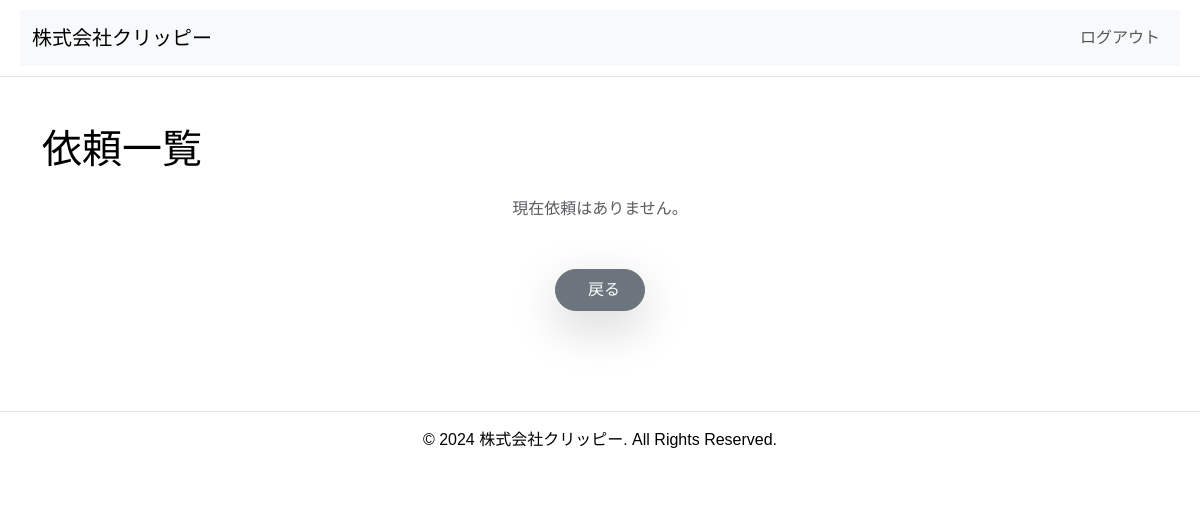
Page /adminaccounts/adminrequestconfirmation on the earlier database version.
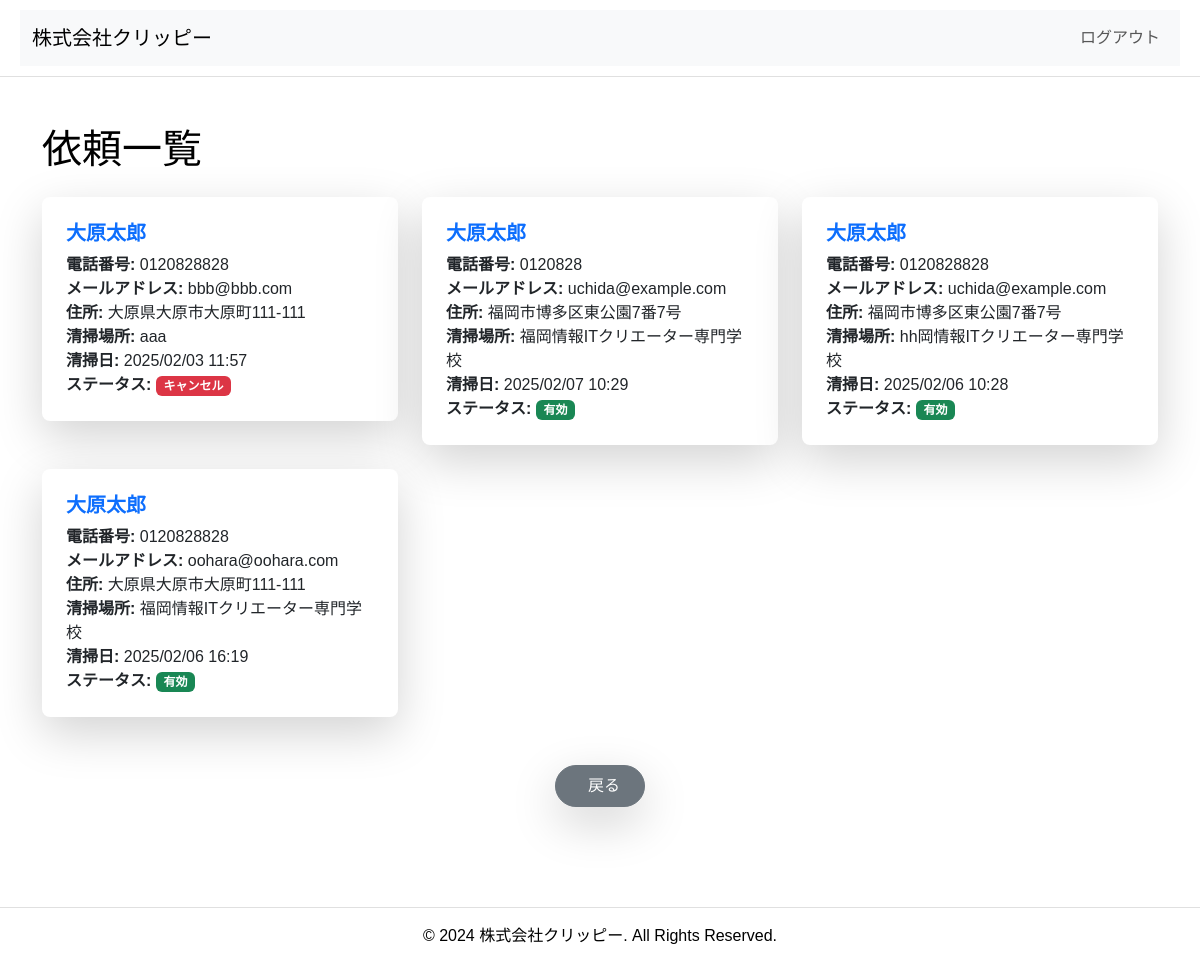
Same page on the later database version.
### reservation/models.py (models this page shows, shortened)
class UserReservation(models.Model):
    STATUS_CHOICES = [
        ('active', '許可'),
        ('canceled', 'キャンセル'),
        ('pending_active', '許可待ち'),  # 許可待ち状態を追加
    ]
    user_reservation_id = models.UUIDField(primary_key=True, default=uuid.uuid4, editable=False)
    user = models.ForeignKey(
        settings.AUTH_USER_MODEL,
        on_delete=models.CASCADE,
        related_name="reservations",
        verbose_name="予約したユーザー"
    )
    user_name = models.CharField(max_length=50, validators=[MaxLengthValidator(50)], verbose_name="名前")
    user_phone = models.CharField(max_length=12, validators=[MaxLengthValidator(12)], verbose_name="電話番号")
    user_email = models.EmailField(max_length=50, validators=[MaxLengthValidator(50)], verbose_name="メールアドレス")
    user_address = models.CharField(max_length=50, validators=[MaxLengthValidator(50)], verbose_name="住所")
    user_cleaning_location = models.TextField(max_length=100, validators=[MaxLengthValidator(100)], verbose_name="清掃場所")
    user_cleaning_date = models.DateTimeField(verbose_name="清掃時間")
    user_comments = models.TextField(max_length=300, validators=[MaxLengthValidator(300)], verbose_name="備考欄", blank=True, null=True)
    created_at = models.DateTimeField(auto_now_add=True, verbose_name="作成日時")
    updated_at = models.DateTimeField(auto_now=True, verbose_name="更新日時")
    request_date = models.DateField(auto_now_add=True, verbose_name="予約日")
    approval_date = models.DateField(null=True, blank=True, verbose_name="許可日")
    status = models.CharField(
        max_length=15,  # ステータスの最大文字数を少し大きくしておく
        choices=STATUS_CHOICES,
        default='pending_active',
        verbose_name="ステータス"
    )

### adminaccounts/views.py (the view)
# urls.py: path("adminrequestconfirmation", views.adminrequestconfirmation, name="adminrequestconfirmation"),
def adminrequestconfirmation(request):
    reservations = UserReservation.objects.all().order_by('-created_at')  # 作成日時順に表示
    context = {
        'reservations': reservations,
    }
    return render(request, '3adminrequestconfirmation.html', context)

### adminaccounts/templates/3adminrequestconfirmation.html (shortened to what this page needs)
{% extends 'based.html' %}
{% block content %}
<div class="container my-5">
    <h1 class="text-left mb-4">依頼一覧</h1>
    {% if reservations %}
    <div class="row g-4">
        {% for reservation in reservations %}
        <div class="col-12 col-md-6 col-lg-4">
            <div class="card border-0 shadow-lg rounded-3">
                <div class="card-body p-4">
                    <h5 class="card-title fw-bold text-primary">{{ reservation.user_name }}</h5>
                    <p class="card-text">
                        <strong>電話番号:</strong> {{ reservation.user_phone }}<br>
                        <strong>メールアドレス:</strong> {{ reservation.user_email }}<br>
                        <strong>住所:</strong> {{ reservation.user_address }}<br>
                        <strong>清掃場所:</strong> {{ reservation.user_cleaning_location }}<br>
                        <strong>清掃日:</strong> {{ reservation.user_cleaning_date|date:"Y/m/d H:i" }}<br>
                        <strong>ステータス:</strong>
                        {% if reservation.status == 'active' %}
                            <span class="badge bg-success">有効</span>
                        {% else %}
                            <span class="badge bg-danger">キャンセル</span>
                        {% endif %}
                    </p>
                </div>
            </div>
        </div>
        {% endfor %}
    </div>
    {% else %}
    <p class="text-center text-muted">現在依頼はありません。</p>
    {% endif %}
</div>
<div class="text-center mt-4">
    <a href="{% url 'adminaccounts:adminhome' %}" class="btn btn-secondary py-2 px-4 shadow-lg rounded-pill">
         戻る
    </a>
</div>
{% endblock %}

Differences in the rows shown:
added UserReservation: user_name "大原太郎", user_phone "0120828828", user_email "bbb@bbb.com", user_address "大原県大原市大原町111-111", user_cleaning_location "aaa", user_cleaning_date "2025/02/03 11:57", status "キャンセル"
added UserReservation: user_name "大原太郎", user_phone "0120828", user_email "uchida@example.com", user_address "福岡市博多区東公園7番7号", user_cleaning_location "福岡情報ITクリエーター専門学校", user_cleaning_date "2025/02/07 10:29", status "有効"
added UserReservation: user_name "大原太郎", user_phone "0120828828", user_email "uchida@example.com", user_address "福岡市博多区東公園7番7号", user_cleaning_location "hh岡情報ITクリエーター専門学校", user_cleaning_date "2025/02/06 10:28", status "有効"
added UserReservation: user_name "大原太郎", user_phone "0120828828", user_email "oohara@oohara.com", user_address "大原県大原市大原町111-111", user_cleaning_location "福岡情報ITクリエーター専門学校", user_cleaning_date "2025/02/06 16:19", status "有効"
Other differences:
text no longer shown: "現在依頼はありません。"
